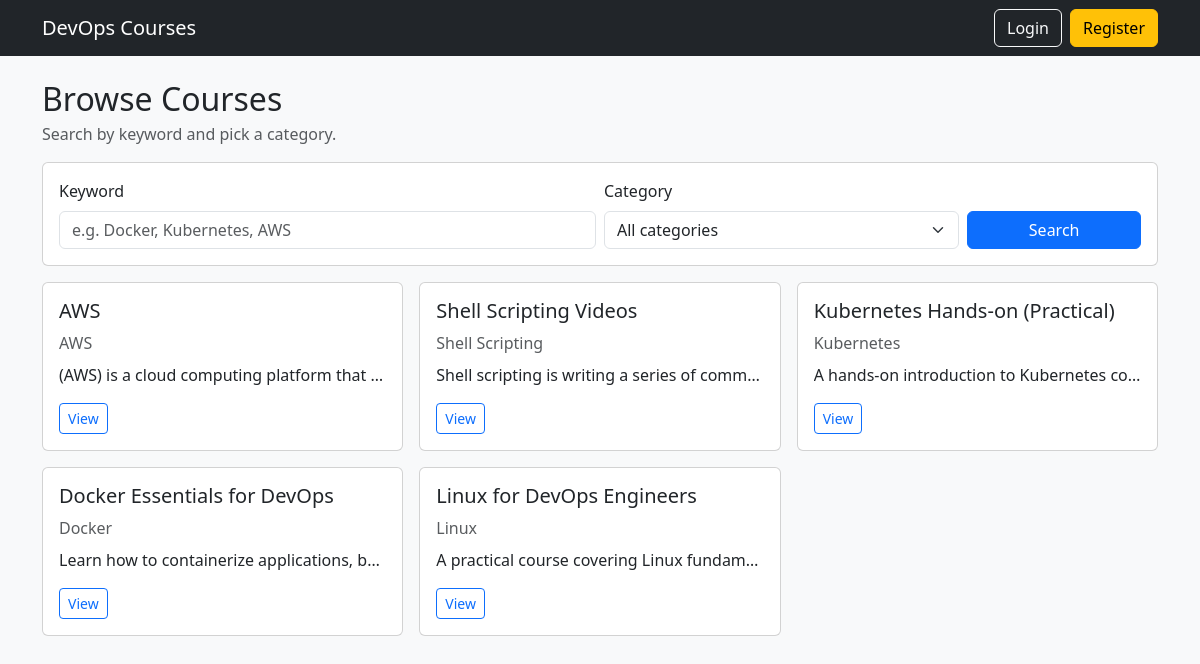
The app's page /, older data.
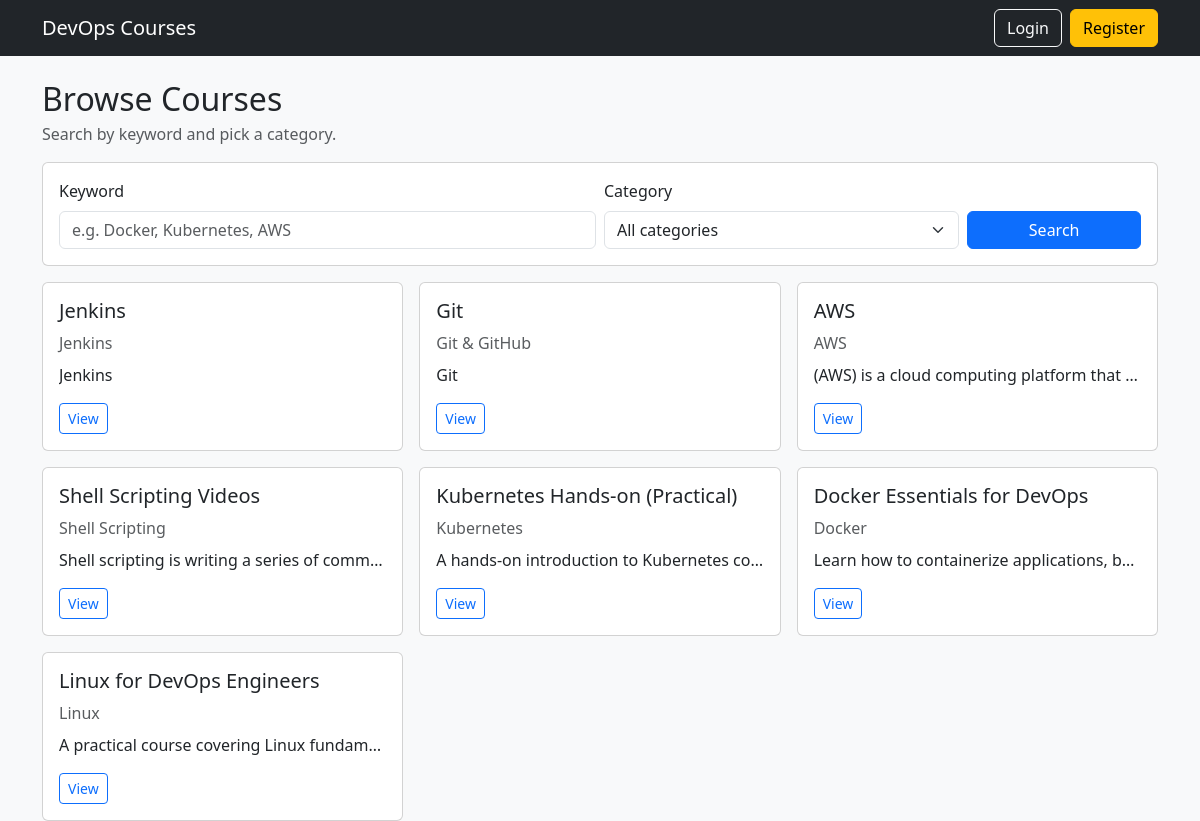
The same page, newer data.
### catalog/models.py (models this page shows, shortened)
class Course(models.Model):
    title = models.CharField(max_length=200)
    slug = models.SlugField(max_length=220, unique=True)
    description = models.TextField()
    category = models.CharField(max_length=50, choices=CourseCategory.choices)
    cover_image = models.ImageField(upload_to="course_covers/", blank=True, null=True)
    is_published = models.BooleanField(default=True)
    created_at = models.DateTimeField(auto_now_add=True)
    updated_at = models.DateTimeField(auto_now=True)
    class Meta:
        indexes = [
            models.Index(fields=["category"]),
            models.Index(fields=["slug"]),
        ]
        ordering = ["-created_at"]

### catalog/views.py (the view)
# urls.py: path("", views.course_list, name="course_list"),
def course_list(request):
    q = (request.GET.get("q") or "").strip()
    category = (request.GET.get("category") or "").strip()
    courses_qs = Course.objects.filter(is_published=True)
    if q:
        courses_qs = courses_qs.filter(
            Q(title__icontains=q) | Q(description__icontains=q)
        )
    if category:
        courses_qs = courses_qs.filter(category=category)
    courses_qs = courses_qs.order_by("-created_at")
    paginator = Paginator(courses_qs, 8)
    page_obj = paginator.get_page(request.GET.get("page", 1))
    return render(
        request,
        "catalog/course_list.html",
        {
            "page_obj": page_obj,
            "q": q,
            "category": category,
            "categories": CourseCategory.choices,
        },
    )

### templates/catalog/course_list.html (shortened to what this page needs)
{% extends "base.html" %}
{% block content %}
  <div class="d-flex flex-column gap-3">
    <div class="d-flex align-items-end justify-content-between flex-wrap gap-2">
      <div>
        <h2 class="mb-1">Browse Courses</h2>
        <div class="text-muted">Search by keyword and pick a category.</div>
      </div>
    </div>
    <form method="get" class="card p-3">
      <div class="row g-2 align-items-end">
        <div class="col-md-6">
          <label class="form-label">Keyword</label>
          <input
            type="text"
            class="form-control"
            name="q"
            value="{{ q }}"
            placeholder="e.g. Docker, Kubernetes, AWS"
          />
        </div>
        <div class="col-md-4">
          <label class="form-label">Category</label>
          <select class="form-select" name="category">
            <option value="">All categories</option>
          </select>
        </div>
        <div class="col-md-2">
          <button class="btn btn-primary w-100" type="submit">Search</button>
        </div>
      </div>
    </form>
    <div class="row g-3">
      {% for course in page_obj %}
        <div class="col-md-6 col-lg-4">
          <div class="card h-100">
            <div class="card-body d-flex flex-column">
              <h5 class="card-title">{{ course.title }}</h5>
              <div class="text-muted mb-2">{{ course.category }}</div>
              <p class="card-text text-truncate" style="max-height: 3rem; overflow: hidden;">
                {{ course.description }}
              </p>
              <div class="mt-auto d-flex gap-2">
                <a class="btn btn-outline-primary btn-sm" href="{% url 'catalog:course_detail' course.slug %}">
                  View
                </a>
              </div>
            </div>
          </div>
        </div>
      {% empty %}
        <div class="col-12">
          <div class="alert alert-warning">No courses found. Try adjusting your search.</div>
        </div>
      {% endfor %}
    </div>
  </div>
{% endblock %}

Row changes from the older to the newer data that the page shows:
added Course: title "Jenkins", category "Jenkins", description "Jenkins"
added Course: title "Git", category "Git & GitHub", description "Git"
